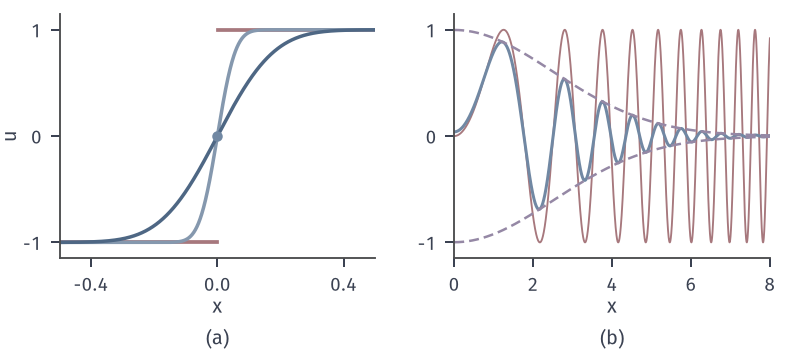

Write the Python code that produced this figure.
from pathlib import Path
import sys
HERE = Path(__file__).resolve().parent
sys.path.insert(0, str(HERE.parent/"heat-common"))
from heat_fig import *
# Sup-norm recovery fails for sign(x) and sin(x^2).
fig, axes = figure(width_mm=112, height_mm=50, ncols=2)
panel(fig, left=.075, wspace=.25, bottom=.27)
ax = axes[0]; xx = np.linspace(-.5, .5, 1200); cc = shades(3)
ax.plot(xx[xx < 0], -1+0*xx[xx < 0], color=RED, lw=1.5); ax.plot(xx[xx > 0], 1+0*xx[xx > 0], color=RED, lw=1.5)
for t, c in zip((.001, .01), cc[1:]): ax.plot(xx, erf(xx/(2*np.sqrt(t))), color=c, lw=1.4)
dot(ax, 0, 0, BLUE, ms=4.2)
ax.set_xlim(-.5, .5); ax.set_ylim(-1.15, 1.15); ax.set_xticks([-.4, 0, .4]); ax.set_yticks([-1, 0, 1]); axlab(ax, yl='$u$')
ax = axes[1]; xx = np.linspace(0, 8, 8000); t = .02
z = (1-4j*t); U = (z**-.5*np.exp(1j*xx**2/z)).imag
env = (1+16*t**2)**-.25*np.exp(-4*xx**2*t/(1+16*t**2))
ax.plot(xx, np.sin(xx**2), color=RED, lw=.75); ax.plot(xx, U, color=BLUE, lw=1.2); ax.plot(xx, env, color=PURPLE, lw=1, ls=DASH); ax.plot(xx, -env, color=PURPLE, lw=1, ls=DASH)
ax.set_xlim(0, 8); ax.set_ylim(-1.15, 1.15); ax.set_xticks([0, 2, 4, 6, 8]); ax.set_yticks([-1, 0, 1]); axlab(ax)
tags(fig, axes)
yq = np.linspace(-30, 30, 3000001); x0 = 2.; q = float(np.trapezoid(gauss(x0-yq, t)*np.sin(yq**2), yq)); c = float((z**-.5*np.exp(1j*x0**2/z)).imag)
save(fig, HERE, 'figure', {'quadrature u(2,.02)': q, 'closed': c}); print(q, c)
